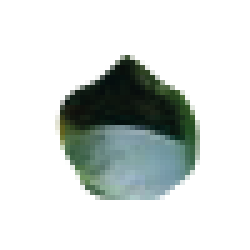
%> input picture Images/Classification/background/Mesa de trabajo 1.png, 50 x 50 px (shown 5 times larger); its folder holds only this picture in this run
$ octave --eval "generate_distances_by_class;"   (GNU Octave 9; MATLAB toolbox functions it lacks are replaced by stand-ins)
%> lines starting %> are read from the running program, lines starting %| are printed output that depends on the picture; in (x1, y1, x2, y2) boxes, pixels count from 0 and x2, y2 are one past the last pixel; in counts of white or black regions, pixels touching at a corner belong together; the program's own positions count from 1
function generate_distances_by_class()

baseDir = fullfile(pwd, 'Images', 'Classification');
bgDir = fullfile(baseDir, 'background');
classes = {'verde', 'verdolengo', 'cereja', 'passa'};
channels = {'R','G','B','H','S','V','L','a','b','Y','Cb','Cr'};

% === Extraer fondo una vez ===
bgImgs = dir(fullfile(bgDir, '*.png'));
bg = initialize_pixel_struct(channels);

for i = 1:length(bgImgs)
    img = imread(fullfile(bgDir, bgImgs(i).name));
%> img is the input picture: size 50x50x3 uint8; mean R, G, B 211.5, 217.1, 214.8
    hsv = rgb2hsv(img);
%> hsv: size 50x50x3 double; mean H, S, V 0.104, 0.082, 0.853
    lab = rgb2lab(img);
%> lab: size 50x50x3 double; mean of channels 1, 2, 3 85.1, -2.5, 0.7
    ycbcr = double(rgb2ycbcr(img));
%> ycbcr: size 50x50x3 double; mean of channels 1, 2, 3 200.8, 127.8, 125.7
    mask = ~(hsv(:,:,3) > 0.9 & hsv(:,:,2) < 0.2);
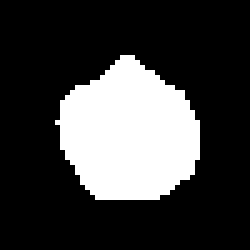
%> mask: size 50x50 logical (shown 5 times larger); 24.4% white; 1 white region, box (x1, y1, x2, y2) and area: (11, 11, 40, 40) 610

    bg = append_pixels(img, hsv, lab, ycbcr, mask, bg);
end

Q3_background = struct();
for i = 1:length(channels)
    ch = channels{i};
    Q3_background.(ch) = prctile(bg.(ch), 75);
end

% === Procesar cada clase ===
dist_matrix = [];

for c = 1:length(classes)
    className = classes{c};
    classDir = fullfile(baseDir, className);
    imgs = dir(fullfile(classDir, '*.jpg'));
    if isempty(imgs)
        imgs = dir(fullfile(classDir, '*.png'));
    end

    px = initialize_pixel_struct(channels);

    for i = 1:length(imgs)
        img = imread(fullfile(classDir, imgs(i).name));
        hsv = rgb2hsv(img);
        lab = rgb2lab(img);
        ycbcr = double(rgb2ycbcr(img));
        mask = ~(hsv(:,:,3) > 0.9 & hsv(:,:,2) < 0.2);
        px = append_pixels(img, hsv, lab, ycbcr, mask, px);
    end

    row = zeros(1, length(channels));
    for i = 1:length(channels)
        ch = channels{i};
        Q1f = prctile(px.(ch), 25);
% [15 lines not run here, left out]
function out = initialize_pixel_struct(channels)
    out = struct();
    for i = 1:length(channels)
        out.(channels{i}) = [];
    end
end

function out = append_pixels(rgb, hsv, lab, ycbcr, mask, out)
    tmp = rgb(:,:,1);  out.R  = [out.R;  tmp(mask)];
%> after `out.R = [out.R; tmp(mask)]`: out.R = 610 values, max 224 at index 1, min 4 at index 235, mean 77.36
    tmp = rgb(:,:,2);  out.G  = [out.G;  tmp(mask)];
%> after `out.G = [out.G; tmp(mask)]`: out.G = 610 values, max 226 at index 40, min 13 at index 149, mean 100
    tmp = rgb(:,:,3);  out.B  = [out.B;  tmp(mask)];
%> after `out.B = [out.B; tmp(mask)]`: out.B = 610 values, max 223 at index 40, min 12 at index 45, mean 90.74
    tmp = hsv(:,:,1);  out.H  = [out.H;  tmp(mask)];
%> after `out.H = [out.H; tmp(mask)]`: out.H = 610 values, max 0.569 at index 390, min 0.167 at index 7, mean 0.415
    tmp = hsv(:,:,2);  out.S  = [out.S;  tmp(mask)];
%> after `tmp = hsv(:,:,2)`:
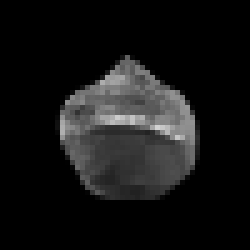
%> tmp: size 50x50 double (shown 5 times larger); min 0, max 0.826, mean 0.082
%> after `out.S = [out.S; tmp(mask)]`: out.S = 610 values, max 0.826 at index 456, min 0.0133 at index 40, mean 0.335
    tmp = hsv(:,:,3);  out.V  = [out.V;  tmp(mask)];
%> after `out.V = [out.V; tmp(mask)]`: out.V = 610 values, max 0.886 at index 40, min 0.051 at index 149, mean 0.4
    tmp = lab(:,:,1);  out.L  = [out.L;  tmp(mask)];
%> after `tmp = lab(:,:,1)`:
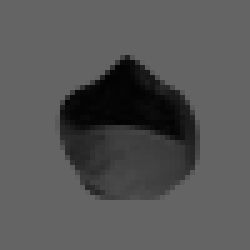
%> tmp: size 50x50 double (shown 5 times larger); min 3.21, max 100, mean 85.1
%> after `out.L = [out.L; tmp(mask)]`: out.L = 610 values, max 89.66 at index 40, min 3.21 at index 149, mean 38.92
    tmp = lab(:,:,2);  out.a  = [out.a;  tmp(mask)];
%> after `tmp = lab(:,:,2)`:
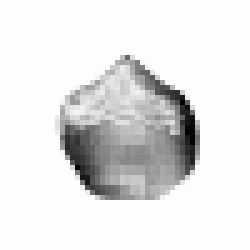
%> tmp: size 50x50 double (shown 5 times larger); min -25.32, max 0.153, mean -2.48; drawn with min black and max white
%> after `out.a = [out.a; tmp(mask)]`: out.a = 610 values, max -0.837 at index 45, min -25.32 at index 558, mean -10.1
    tmp = lab(:,:,3);  out.b  = [out.b;  tmp(mask)];
%> after `tmp = lab(:,:,3)`:
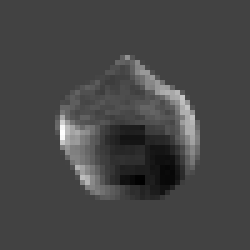
%> tmp: size 50x50 double (shown 5 times larger); min -12.84, max 36.71, mean 0.7; drawn with min black and max white
%> after `out.b = [out.b; tmp(mask)]`: out.b = 610 values, max 36.71 at index 8, min -12.84 at index 390, mean 2.82
    tmp = ycbcr(:,:,1);out.Y  = [out.Y;  tmp(mask)];
%> after `out.Y = [out.Y; tmp(mask)]`: out.Y = 610 values, max 209 at index 40, min 25 at index 149, mean 95.18
    tmp = ycbcr(:,:,2);out.Cb = [out.Cb; tmp(mask)];
%> after `tmp = ycbcr(:,:,2)`:
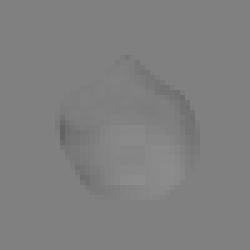
%> tmp: size 50x50 double (shown 5 times larger); min 99, max 140, mean 127.8
%> after `out.Cb = [out.Cb; tmp(mask)]`: out.Cb = 610 values, max 140 at index 362, min 99 at index 8, mean 127.3
    tmp = ycbcr(:,:,3);out.Cr = [out.Cr; tmp(mask)];
%> after `tmp = ycbcr(:,:,3)`:
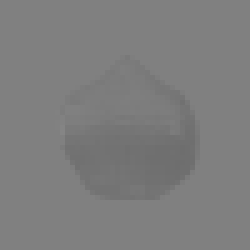
%> tmp: size 50x50 double (shown 5 times larger); min 110, max 133, mean 125.7
%> after `out.Cr = [out.Cr; tmp(mask)]`: out.Cr = 610 values, max 133 at index 8, min 110 at index 551, mean 118.7
end
%> after the loop in generate_distances_by_class, `for i = 1:length(channels)`: Q3_background = {R 127, G 158, B 162, H 0.505, S 0.44, V 0.643}
%> the run ends on the next line

$ run again, on Images/Classification/background/Mesa de trabajo 10.png
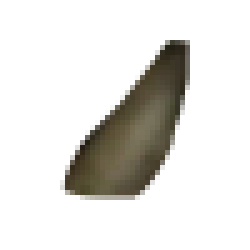
%> input picture Images/Classification/background/Mesa de trabajo 10.png, 50 x 50 px (shown 5 times larger)
%> in generate_distances_by_class, img is the input picture: size 50x50x3 uint8; mean R, G, B 226.5, 225.2, 221.8
%> hsv: size 50x50x3 double; mean H, S, V 0.0228, 0.0543, 0.888
%> lab: size 50x50x3 double; mean of channels 1, 2, 3 88.8, -0.1, 2.2
%> ycbcr: size 50x50x3 double; mean of channels 1, 2, 3 209.4, 126.3, 128.8
%> mask: size 50x50 logical; 18% white; 1 white region, box (x1, y1, x2, y2) and area: (12, 8, 38, 40) 449
%> out.R = 449 values, max 228 at index 238, min 34 at index 387, mean 96.55
%> out.G = 449 values, max 227 at index 407, min 28 at index 27, mean 89.68
%> out.B = 449 values, max 225 at index 407, min 19 at index 39, mean 70.58
%> out.H = 449 values, max 0.167 at index 362, min 0.0333 at index 8, mean 0.122
%> out.S = 449 values, max 0.528 at index 10, min 0.00881 at index 407, mean 0.302
%> out.V = 449 values, max 0.894 at index 238, min 0.133 at index 387, mean 0.379
%> out.L = 449 values, max 90.19 at index 407, min 11.44 at index 27, mean 37.81
%> in append_pixels, `tmp = lab(:,:,2)`:
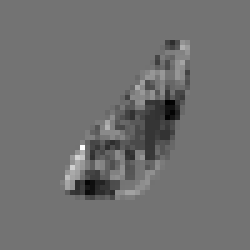
%> tmp: size 50x50 double (shown 5 times larger); min -3.71, max 4.48, mean -0.0972; drawn with min black and max white
%> out.a = 449 values, max 4.48 at index 27, min -3.71 at index 374, mean -0.529
%> in append_pixels, `tmp = lab(:,:,3)`:
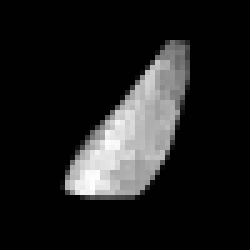
%> tmp: size 50x50 double (shown 5 times larger); min -0.112, max 18.87, mean 2.21; drawn with min black and max white
%> out.b = 449 values, max 18.87 at index 62, min 0.978 at index 407, mean 12.27
%> out.Y = 449 values, max 211 at index 407, min 42 at index 27, mean 92.92
%> out.Cb = 449 values, max 127 at index 2, min 114 at index 45, mean 118.7
%> out.Cr = 449 values, max 135 at index 72, min 128 at index 407, mean 132.4
%> after the loop in generate_distances_by_class, `for i = 1:length(channels)`: Q3_background = {R 109, G 101, B 80, H 0.132, S 0.378, V 0.427}
